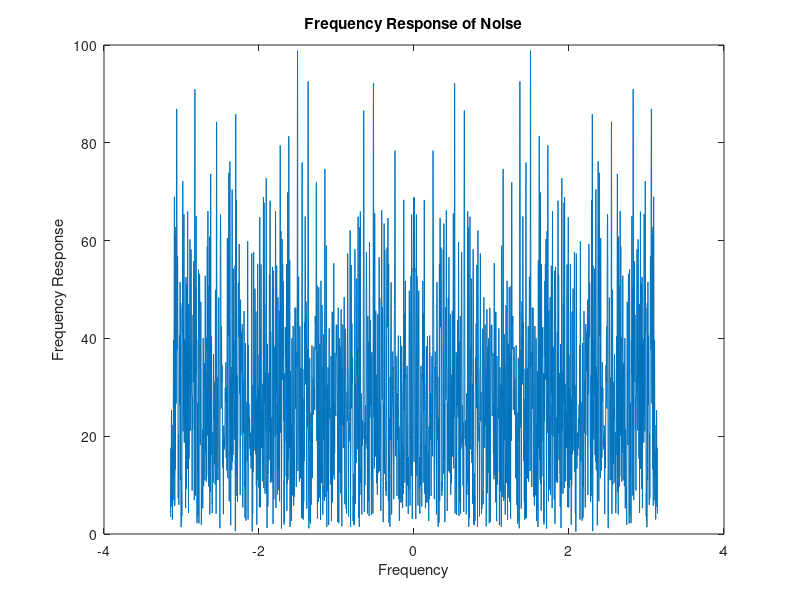
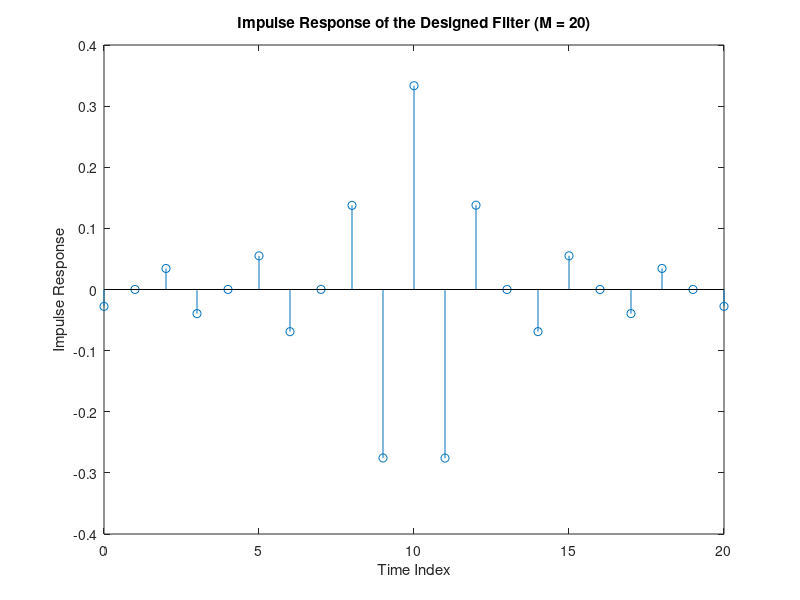
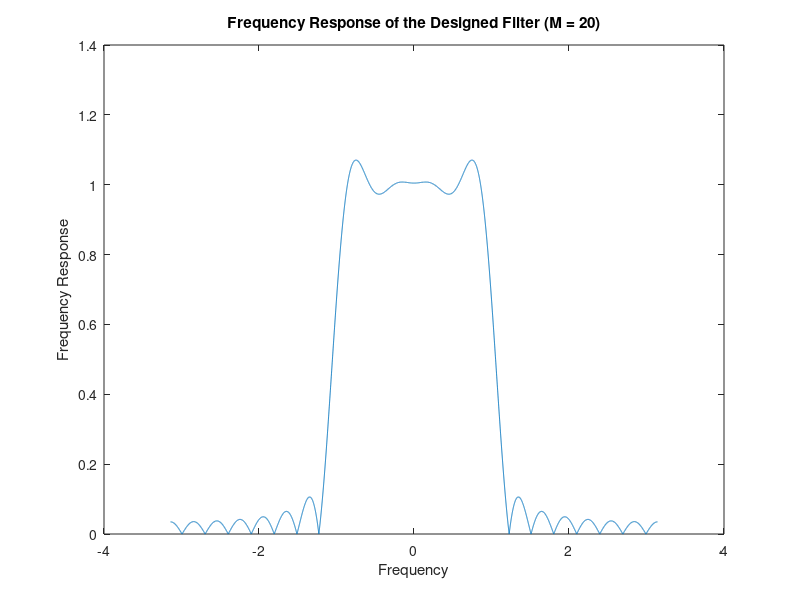
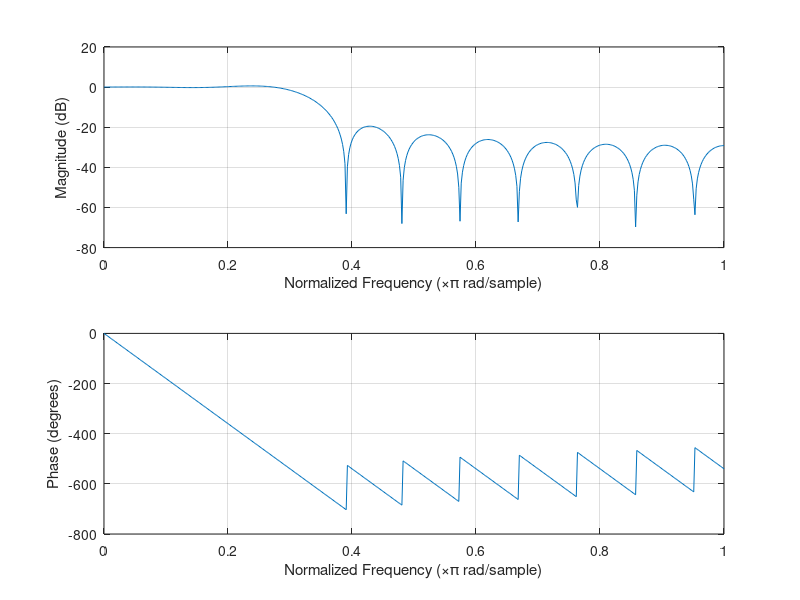

Here is the MATLAB script that generated these plots, in order:
clear;
% Part 1: The truncation method of FIR design
%% (a) (b) (c) (d)
num_samples = 10000;
w_c = pi/3; % cutoff frequency
f_c = w_c/(2*pi);
t_id = 1; % ideal group delay
w = linspace(-pi,pi,num_samples);
M_values = [20, 50, 150]; % filter orders
noise = wgn(1000, 1, 1);
noise_DFT = fft(noise, num_samples);
figure;
plot(w,abs(noise_DFT));
xlabel('Frequency')
ylabel('Frequency Response')
title('Frequency Response of Noise')
for M = M_values
    N = M + 1; % number of samples
    % design ideal filter
    H_id = exp(-1j*0.5*w*(N-1)); % ideal frequency response
    H_id(abs(w) > w_c) = 0; % set values after w_c to 0
    h_id = ifft(H_id); % ideal impulse response
    % truncation method
    n = 0:N-1;
    h = h_id(1:N); % truncation (rectangular window)
    figure;
    stem(n,h);
    xlabel('Time Index')
    ylabel('Impulse Response')
    title(['Impulse Response of the Designed Filter (M = ' num2str(M) ')'])
    
    H = fft(h, num_samples); % frequency response of truncated filter
    figure;
    plot(w,abs(H));
    xlabel('Frequency')
    ylabel('Frequency Response')
    title(['Frequency Response of the Designed Filter (M = ' num2str(M) ')'])
    figure;
    plot(w,unwrap(angle(H)));
    xlabel('Frequency')
    ylabel('Phase of Frequency Response')
    title(['Phase of Frequency Response of the Designed Filter (M = ' num2str(M) ')'])
    
    %design filter using firls()
    b = firls(M, [0, 1/3, 1/3, 1], [1, 1, 0, 0]); % filter design using firls
    freqz(b,1)
    % filter noise using conv()
    h_noise = conv(h, noise);
    H_noise = fft(h_noise, num_samples);
    figure;
    plot(w,abs(H_noise));
    xlabel('Frequency')
    ylabel('Frequency Response')
    title(['Frequency Response of Noise After Filter Using conv() (M = ' num2str(M) ')'])
    figure;
    plot(0:length(h_noise)-1,h_noise);
    xlabel('Time Index')
    ylabel('Amplitude')
    title(['Time Response of Noise After Filter Using conv() (M = ' num2str(M) ')'])
    % filter noise using filter()
    h_noise = filter(h, 1, noise);
    H_noise = fft(h_noise, num_samples);
    figure;
    plot(w,abs(H_noise));
    xlabel('Frequency')
    ylabel('Frequency Response')
    title(['Frequency Response of Noise After Filter Using filter() (M = ' num2str(M) ')'])
    figure;
    plot(0:length(h_noise)-1,h_noise);
    xlabel('Time Index')
    ylabel('Amplitude')
    title(['Time Response of Noise After Filter Using filter() (M = ' num2str(M) ')'])
end
%%  (e)
 
